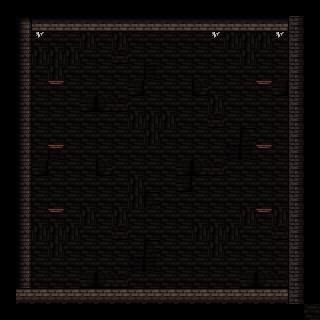

Rendered tile map (Tiled .tmx) drawn with the repository's tilesets; below, a short description and the map source with its tile grids summarised:
An orthogonal 20x20 tile map with 16x16 px tiles, 5 tile layers (back, stage, deco, unit, ...).

<map version="1.0" orientation="orthogonal" renderorder="right-down" width="20" height="20" tilewidth="16" tileheight="16" nextobjectid="4">
 <tileset firstgid="1" name="dungeonTileSet" tilewidth="16" tileheight="16" tilecount="1024">
  <image source="dungeonTileset.png" width="512" height="512" />
  <terraintypes>
   <terrain name="blocks" tile="-1" />
   <terrain name="empty" tile="-1" />
  </terraintypes>
  <tile id="4" terrain="1,1,1,0" />
  <tile id="5" terrain="1,1,0,0" />
  <tile id="6" terrain="1,1,0,1" />
  <tile id="12" terrain="0,0,0,1" />
  <tile id="13" terrain="0,0,1,1" />
  <tile id="14" terrain="0,0,1,0" />
  <tile id="36" terrain="1,0,1,0" />
  <tile id="37" terrain="0,0,0,0" />
  <tile id="38" terrain="0,1,0,1" />
  <tile id="44" terrain="0,1,0,1" />
  <tile id="45" terrain="1,1,1,1" />
  <tile id="46" terrain="1,0,1,0" />
  <tile id="68" terrain="1,0,1,1" />
  <tile id="69" terrain="0,0,1,1" />
  <tile id="70" terrain="0,1,1,1" />
  <tile id="76" terrain="0,1,0,0" />
  <tile id="77" terrain="1,1,0,0" />
  <tile id="78" terrain="1,0,0,0" />
 </tileset>
 <layer name="back" width="20" height="20">
  <data>[400 cells, 400 non-empty, 9 distinct tile ids]</data>
 </layer>
 <layer name="stage" width="20" height="20">
  <data>[400 cells, 149 non-empty, 7 distinct tile ids]</data>
 </layer>
 <layer name="deco" width="20" height="20">
  <data>[400 cells, 1 non-empty, 1 distinct tile ids]</data>
 </layer>
 <layer name="unit" width="20" height="20">
  <data>[400 cells, 1 non-empty, 1 distinct tile ids]</data>
 </layer>
 <layer name="fore" width="20" height="20">
  <data>[400 cells, 1 non-empty, 1 distinct tile ids]</data>
 </layer>
</map>
